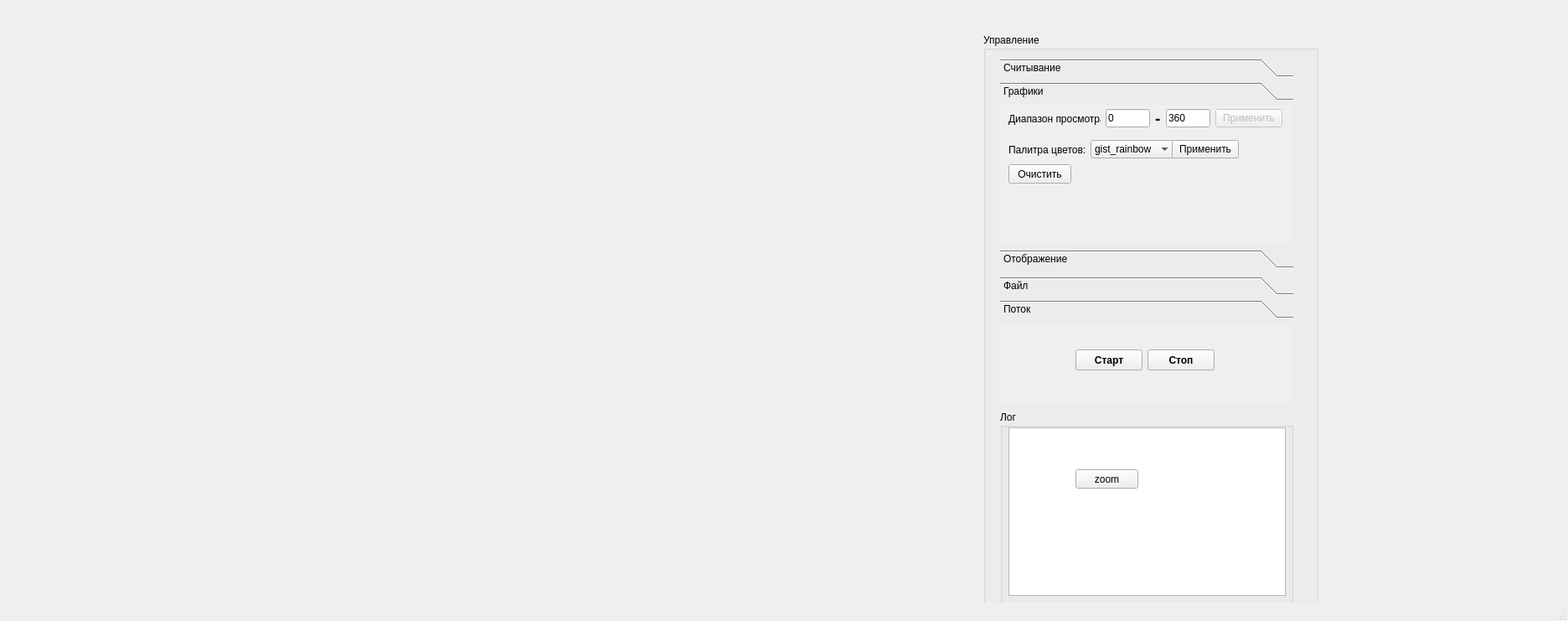
<?xml version="1.0" encoding="UTF-8"?>
<ui version="4.0">
 <class>MainWindow</class>
 <widget class="QMainWindow" name="MainWindow">
  <property name="geometry">
   <rect>
    <x>0</x>
    <y>0</y>
    <width>1872</width>
    <height>741</height>
   </rect>
  </property>
  <property name="minimumSize">
   <size>
    <width>1300</width>
    <height>700</height>
   </size>
  </property>
  <property name="windowTitle">
   <string>QAM</string>
  </property>
  <widget class="QWidget" name="centralwidget">
   <property name="minimumSize">
    <size>
     <width>1300</width>
     <height>700</height>
    </size>
   </property>
   <widget class="QWidget" name="cw" native="true">
    <property name="geometry">
     <rect>
      <x>160</x>
      <y>40</y>
      <width>1414</width>
      <height>702</height>
     </rect>
    </property>
    <layout class="QGridLayout" name="gridLayout">
     <item row="0" column="0">
      <widget class="MPL_Diag" name="diag" native="true">
       <property name="minimumSize">
        <size>
         <width>500</width>
         <height>700</height>
        </size>
       </property>
       <property name="cursor">
        <cursorShape>CrossCursor</cursorShape>
       </property>
      </widget>
     </item>
     <item row="0" column="1">
      <widget class="MPL_Hist" name="hist" native="true">
       <property name="minimumSize">
        <size>
         <width>500</width>
         <height>700</height>
        </size>
       </property>
      </widget>
     </item>
     <item row="0" column="2">
      <widget class="QGroupBox" name="groupBox_2">
       <property name="minimumSize">
        <size>
         <width>400</width>
         <height>700</height>
        </size>
       </property>
       <property name="maximumSize">
        <size>
         <width>400</width>
         <height>16777215</height>
        </size>
       </property>
       <property name="title">
        <string>Управление</string>
       </property>
       <widget class="QToolBox" name="toolBox">
        <property name="geometry">
         <rect>
          <x>20</x>
          <y>30</y>
          <width>350</width>
          <height>250</height>
         </rect>
        </property>
        <property name="minimumSize">
         <size>
          <width>350</width>
          <height>250</height>
         </size>
        </property>
        <property name="maximumSize">
         <size>
          <width>450</width>
          <height>250</height>
         </size>
        </property>
        <property name="currentIndex">
         <number>1</number>
        </property>
        <widget class="QWidget" name="page_3">
         <property name="geometry">
          <rect>
           <x>0</x>
           <y>0</y>
           <width>350</width>
           <height>169</height>
          </rect>
         </property>
         <attribute name="label">
          <string>Считывание</string>
         </attribute>
         <widget class="QWidget" name="layoutWidget">
          <property name="geometry">
           <rect>
            <x>10</x>
            <y>10</y>
            <width>321</width>
            <height>31</height>
           </rect>
          </property>
          <layout class="QHBoxLayout" name="horizontalLayout_3">
           <item>
            <widget class="QLabel" name="label">
             <property name="text">
              <string>Интервал обновления:</string>
             </property>
            </widget>
           </item>
           <item>
            <widget class="QSlider" name="updateSlider">
             <property name="minimum">
              <number>100</number>
             </property>
             <property name="maximum">
              <number>1000</number>
             </property>
             <property name="singleStep">
              <number>100</number>
             </property>
             <property name="pageStep">
              <number>100</number>
             </property>
             <property name="value">
              <number>500</number>
             </property>
             <property name="orientation">
              <enum>Qt::Horizontal</enum>
             </property>
             <property name="tickPosition">
              <enum>QSlider::TicksBelow</enum>
             </property>
            </widget>
           </item>
           <item>
            <widget class="QLabel" name="updateLabel">
             <property name="text">
              <string>50</string>
             </property>
            </widget>
           </item>
           <item>
            <widget class="QLabel" name="label_2">
             <property name="text">
              <string>ms</string>
             </property>
            </widget>
           </item>
          </layout>
         </widget>
         <widget class="QWidget" name="layoutWidget">
          <property name="geometry">
           <rect>
            <x>10</x>
            <y>50</y>
            <width>321</width>
            <height>31</height>
           </rect>
          </property>
          <layout class="QHBoxLayout" name="horizontalLayout_4">
           <item>
            <widget class="QLabel" name="label_3">
             <property name="text">
              <string>Кол-во точек на графике</string>
             </property>
            </widget>
           </item>
           <item>
            <widget class="QSlider" name="clearSlider">
             <property name="minimum">
              <number>1</number>
             </property>
             <property name="maximum">
              <number>1000</number>
             </property>
             <property name="singleStep">
              <number>100</number>
             </property>
             <property name="pageStep">
              <number>100</number>
             </property>
             <property name="value">
              <number>100</number>
             </property>
             <property name="tracking">
              <bool>true</bool>
             </property>
             <property name="orientation">
              <enum>Qt::Horizontal</enum>
             </property>
             <property name="invertedAppearance">
              <bool>false</bool>
             </property>
             <property name="invertedControls">
              <bool>false</bool>
             </property>
             <property name="tickPosition">
              <enum>QSlider::TicksBelow</enum>
             </property>
             <property name="tickInterval">
              <number>100</number>
             </property>
            </widget>
           </item>
           <item>
            <widget class="QLabel" name="clearLabel">
             <property name="text">
              <string>50</string>
             </property>
            </widget>
           </item>
          </layout>
         </widget>
         <widget class="QComboBox" name="endianComboBox">
          <property name="geometry">
           <rect>
            <x>10</x>
            <y>90</y>
            <width>84</width>
            <height>20</height>
           </rect>
          </property>
          <item>
           <property name="text">
            <string>Little Endian</string>
           </property>
          </item>
          <item>
           <property name="text">
            <string>Big Endian</string>
           </property>
          </item>
         </widget>
         <widget class="QPushButton" name="clearPointPushButton">
          <property name="geometry">
           <rect>
            <x>210</x>
            <y>90</y>
            <width>75</width>
            <height>23</height>
           </rect>
          </property>
          <property name="text">
           <string>Применить</string>
          </property>
         </widget>
        </widget>
        <widget class="QWidget" name="page_4">
         <property name="geometry">
          <rect>
           <x>0</x>
           <y>0</y>
           <width>350</width>
           <height>169</height>
          </rect>
         </property>
         <attribute name="label">
          <string>Графики</string>
         </attribute>
         <widget class="QWidget" name="layoutWidget">
          <property name="geometry">
           <rect>
            <x>10</x>
            <y>0</y>
            <width>327</width>
            <height>31</height>
           </rect>
          </property>
          <layout class="QHBoxLayout" name="horizontalLayout_6">
           <item>
            <widget class="QLabel" name="label_6">
             <property name="minimumSize">
              <size>
               <width>110</width>
               <height>0</height>
              </size>
             </property>
             <property name="text">
              <string>Диапазон просмотра:</string>
             </property>
            </widget>
           </item>
           <item>
            <widget class="QLineEdit" name="vieMinLineEdit">
             <property name="text">
              <string>0</string>
             </property>
            </widget>
           </item>
           <item>
            <widget class="QLabel" name="label_7">
             <property name="font">
              <font>
               <pointsize>14</pointsize>
               <weight>75</weight>
               <bold>true</bold>
              </font>
             </property>
             <property name="text">
              <string>-</string>
             </property>
            </widget>
           </item>
           <item>
            <widget class="QLineEdit" name="vieMaxLineEdit">
             <property name="text">
              <string>360</string>
             </property>
            </widget>
           </item>
           <item>
            <widget class="QPushButton" name="viePushButton">
             <property name="enabled">
              <bool>false</bool>
             </property>
             <property name="text">
              <string>Применить</string>
             </property>
            </widget>
           </item>
          </layout>
         </widget>
         <widget class="QPushButton" name="clearPushButton">
          <property name="geometry">
           <rect>
            <x>10</x>
            <y>70</y>
            <width>75</width>
            <height>23</height>
           </rect>
          </property>
          <property name="text">
           <string>Очистить</string>
          </property>
         </widget>
         <widget class="QWidget" name="layoutWidget">
          <property name="geometry">
           <rect>
            <x>10</x>
            <y>40</y>
            <width>275</width>
            <height>25</height>
           </rect>
          </property>
          <layout class="QHBoxLayout" name="horizontalLayout_9">
           <item>
            <widget class="QLabel" name="label_8">
             <property name="text">
              <string>Палитра цветов:</string>
             </property>
            </widget>
           </item>
           <item>
            <widget class="QComboBox" name="colorComboBox">
             <property name="minimumSize">
              <size>
               <width>100</width>
               <height>0</height>
              </size>
             </property>
             <item>
              <property name="text">
               <string>gist_rainbow</string>
              </property>
             </item>
             <item>
              <property name="text">
               <string>nipy_spectral</string>
              </property>
             </item>
             <item>
              <property name="text">
               <string>hsv</string>
              </property>
             </item>
            </widget>
           </item>
           <item>
            <widget class="QPushButton" name="setColorPushButton">
             <property name="text">
              <string>Применить</string>
             </property>
            </widget>
           </item>
          </layout>
         </widget>
        </widget>
        <widget class="QWidget" name="page_5">
         <property name="geometry">
          <rect>
           <x>0</x>
           <y>0</y>
           <width>350</width>
           <height>169</height>
          </rect>
         </property>
         <attribute name="label">
          <string>Отображение</string>
         </attribute>
         <widget class="QCheckBox" name="TR_deltaCheckBox">
          <property name="geometry">
           <rect>
            <x>10</x>
            <y>60</y>
            <width>221</width>
            <height>17</height>
           </rect>
          </property>
          <property name="text">
           <string>Отображение разницы фаз на каналах</string>
          </property>
          <property name="checked">
           <bool>true</bool>
          </property>
         </widget>
         <widget class="QWidget" name="layoutWidget_4">
          <property name="geometry">
           <rect>
            <x>230</x>
            <y>80</y>
            <width>119</width>
            <height>22</height>
           </rect>
          </property>
          <layout class="QHBoxLayout" name="horizontalLayout_5">
           <item>
            <widget class="QLabel" name="label_9">
             <property name="text">
              <string>Канал отсчета:</string>
             </property>
            </widget>
           </item>
           <item>
            <widget class="QComboBox" name="ishChanComboBox">
             <item>
              <property name="text">
               <string>0</string>
              </property>
             </item>
             <item>
              <property name="text">
               <string>1</string>
              </property>
             </item>
             <item>
              <property name="text">
               <string>2</string>
              </property>
             </item>
             <item>
              <property name="text">
               <string>3</string>
              </property>
             </item>
            </widget>
           </item>
          </layout>
         </widget>
         <widget class="QCheckBox" name="TR_offsetCheckBox">
          <property name="geometry">
           <rect>
            <x>10</x>
            <y>130</y>
            <width>204</width>
            <height>17</height>
           </rect>
          </property>
          <property name="text">
           <string>Использовать начальнае смещение</string>
          </property>
          <property name="checked">
           <bool>true</bool>
          </property>
         </widget>
         <widget class="QCheckBox" name="FR_ampCheckBox">
          <property name="geometry">
           <rect>
            <x>12</x>
            <y>4</y>
            <width>207</width>
            <height>17</height>
           </rect>
          </property>
          <property name="text">
           <string>Отображение амплитуды на канале</string>
          </property>
         </widget>
         <widget class="QWidget" name="layoutWidget">
          <property name="geometry">
           <rect>
            <x>120</x>
            <y>30</y>
            <width>210</width>
            <height>22</height>
           </rect>
          </property>
          <layout class="QHBoxLayout" name="horizontalLayout_10">
           <item>
            <widget class="QLabel" name="label_4">
             <property name="minimumSize">
              <size>
               <width>170</width>
               <height>0</height>
              </size>
             </property>
             <property name="text">
              <string>Номер отображаемого канала:</string>
             </property>
            </widget>
           </item>
           <item>
            <widget class="QComboBox" name="ampChanComboBox">
             <item>
              <property name="text">
               <string>0</string>
              </property>
             </item>
             <item>
              <property name="text">
               <string>1</string>
              </property>
             </item>
             <item>
              <property name="text">
               <string>2</string>
              </property>
             </item>
             <item>
              <property name="text">
               <string>3</string>
              </property>
             </item>
            </widget>
           </item>
          </layout>
         </widget>
        </widget>
       </widget>
       <widget class="QToolBox" name="readerToolBox">
        <property name="geometry">
         <rect>
          <x>20</x>
          <y>290</y>
          <width>350</width>
          <height>150</height>
         </rect>
        </property>
        <property name="minimumSize">
         <size>
          <width>350</width>
          <height>150</height>
         </size>
        </property>
        <property name="maximumSize">
         <size>
          <width>350</width>
          <height>150</height>
         </size>
        </property>
        <property name="currentIndex">
         <number>1</number>
        </property>
        <widget class="QWidget" name="page">
         <property name="geometry">
          <rect>
           <x>0</x>
           <y>0</y>
           <width>350</width>
           <height>96</height>
          </rect>
         </property>
         <attribute name="label">
          <string>Файл</string>
         </attribute>
         <widget class="QWidget" name="layoutWidget">
          <property name="geometry">
           <rect>
            <x>10</x>
            <y>0</y>
            <width>331</width>
            <height>31</height>
           </rect>
          </property>
          <layout class="QHBoxLayout" name="horizontalLayout">
           <item>
            <widget class="QLabel" name="label_5">
             <property name="minimumSize">
              <size>
               <width>40</width>
               <height>20</height>
              </size>
             </property>
             <property name="maximumSize">
              <size>
               <width>40</width>
               <height>20</height>
              </size>
             </property>
             <property name="text">
              <string>Путь:</string>
             </property>
            </widget>
           </item>
           <item>
            <widget class="QLineEdit" name="readFileLineEdit">
             <property name="text">
              <string>H:/RF_Test_Tool/QAM/testdata/test_data_0.pcm</string>
             </property>
            </widget>
           </item>
           <item>
            <widget class="QPushButton" name="readFilePushButton">
             <property name="minimumSize">
              <size>
               <width>20</width>
               <height>20</height>
              </size>
             </property>
             <property name="maximumSize">
              <size>
               <width>20</width>
               <height>20</height>
              </size>
             </property>
             <property name="text">
              <string>...</string>
             </property>
            </widget>
           </item>
          </layout>
         </widget>
         <widget class="QWidget" name="layoutWidget">
          <property name="geometry">
           <rect>
            <x>160</x>
            <y>60</y>
            <width>168</width>
            <height>27</height>
           </rect>
          </property>
          <layout class="QHBoxLayout" name="horizontalLayout_2">
           <item>
            <widget class="QPushButton" name="RD_startFilePushButton">
             <property name="enabled">
              <bool>false</bool>
             </property>
             <property name="minimumSize">
              <size>
               <width>80</width>
               <height>25</height>
              </size>
             </property>
             <property name="maximumSize">
              <size>
               <width>80</width>
               <height>25</height>
              </size>
             </property>
             <property name="font">
              <font>
               <weight>75</weight>
               <bold>true</bold>
              </font>
             </property>
             <property name="text">
              <string>Старт</string>
             </property>
            </widget>
           </item>
           <item>
            <widget class="QPushButton" name="RD_stopFilePushButton">
             <property name="minimumSize">
              <size>
               <width>80</width>
               <height>25</height>
              </size>
             </property>
             <property name="maximumSize">
              <size>
               <width>80</width>
               <height>25</height>
              </size>
             </property>
             <property name="font">
              <font>
               <weight>75</weight>
               <bold>true</bold>
              </font>
             </property>
             <property name="text">
              <string>Стоп</string>
             </property>
            </widget>
           </item>
          </layout>
         </widget>
         <widget class="QWidget" name="layoutWidget">
          <property name="geometry">
           <rect>
            <x>10</x>
            <y>40</y>
            <width>203</width>
            <height>22</height>
           </rect>
          </property>
          <layout class="QHBoxLayout" name="horizontalLayout_8">
           <item>
            <widget class="QCheckBox" name="RD_emulateCheckBox">
             <property name="text">
              <string>Эмуляция потока</string>
             </property>
             <property name="checked">
              <bool>true</bool>
             </property>
            </widget>
           </item>
          </layout>
         </widget>
        </widget>
        <widget class="QWidget" name="page_2">
         <property name="geometry">
          <rect>
           <x>0</x>
           <y>0</y>
           <width>350</width>
           <height>96</height>
          </rect>
         </property>
         <attribute name="label">
          <string>Поток</string>
         </attribute>
         <widget class="QWidget" name="layoutWidget_2">
          <property name="geometry">
           <rect>
            <x>90</x>
            <y>30</y>
            <width>168</width>
            <height>27</height>
           </rect>
          </property>
          <layout class="QHBoxLayout" name="horizontalLayout_7">
           <item>
            <widget class="QPushButton" name="TR_startFilePushButton">
             <property name="minimumSize">
              <size>
               <width>80</width>
               <height>25</height>
              </size>
             </property>
             <property name="maximumSize">
              <size>
               <width>80</width>
               <height>25</height>
              </size>
             </property>
             <property name="font">
              <font>
               <weight>75</weight>
               <bold>true</bold>
              </font>
             </property>
             <property name="text">
              <string>Старт</string>
             </property>
            </widget>
           </item>
           <item>
            <widget class="QPushButton" name="TR_stopFilePushButton">
             <property name="minimumSize">
              <size>
               <width>80</width>
               <height>25</height>
              </size>
             </property>
             <property name="maximumSize">
              <size>
               <width>80</width>
               <height>25</height>
              </size>
             </property>
             <property name="font">
              <font>
               <weight>75</weight>
               <bold>true</bold>
              </font>
             </property>
             <property name="text">
              <string>Стоп</string>
             </property>
            </widget>
           </item>
          </layout>
         </widget>
        </widget>
       </widget>
       <widget class="QGroupBox" name="groupBox">
        <property name="geometry">
         <rect>
          <x>20</x>
          <y>450</y>
          <width>350</width>
          <height>231</height>
         </rect>
        </property>
        <property name="minimumSize">
         <size>
          <width>350</width>
          <height>150</height>
         </size>
        </property>
        <property name="maximumSize">
         <size>
          <width>350</width>
          <height>300</height>
         </size>
        </property>
        <property name="title">
         <string>Лог</string>
        </property>
        <widget class="QTextEdit" name="logTextEdit">
         <property name="geometry">
          <rect>
           <x>10</x>
           <y>20</y>
           <width>331</width>
           <height>201</height>
          </rect>
         </property>
         <property name="readOnly">
          <bool>true</bool>
         </property>
        </widget>
        <widget class="QPushButton" name="zoomPushButton">
         <property name="geometry">
          <rect>
           <x>90</x>
           <y>70</y>
           <width>75</width>
           <height>23</height>
          </rect>
         </property>
         <property name="text">
          <string>zoom</string>
         </property>
        </widget>
       </widget>
      </widget>
     </item>
    </layout>
   </widget>
  </widget>
  <widget class="QMenuBar" name="menubar">
   <property name="geometry">
    <rect>
     <x>0</x>
     <y>0</y>
     <width>1872</width>
     <height>21</height>
    </rect>
   </property>
  </widget>
  <widget class="QStatusBar" name="statusbar"/>
 </widget>
 <customwidgets>
  <customwidget>
   <class>MPL_Diag</class>
   <extends>QWidget</extends>
   <header>MPL_diag</header>
   <container>1</container>
  </customwidget>
  <customwidget>
   <class>MPL_Hist</class>
   <extends>QWidget</extends>
   <header>MPL_hist</header>
   <container>1</container>
  </customwidget>
 </customwidgets>
 <resources/>
 <connections/>
</ui>
